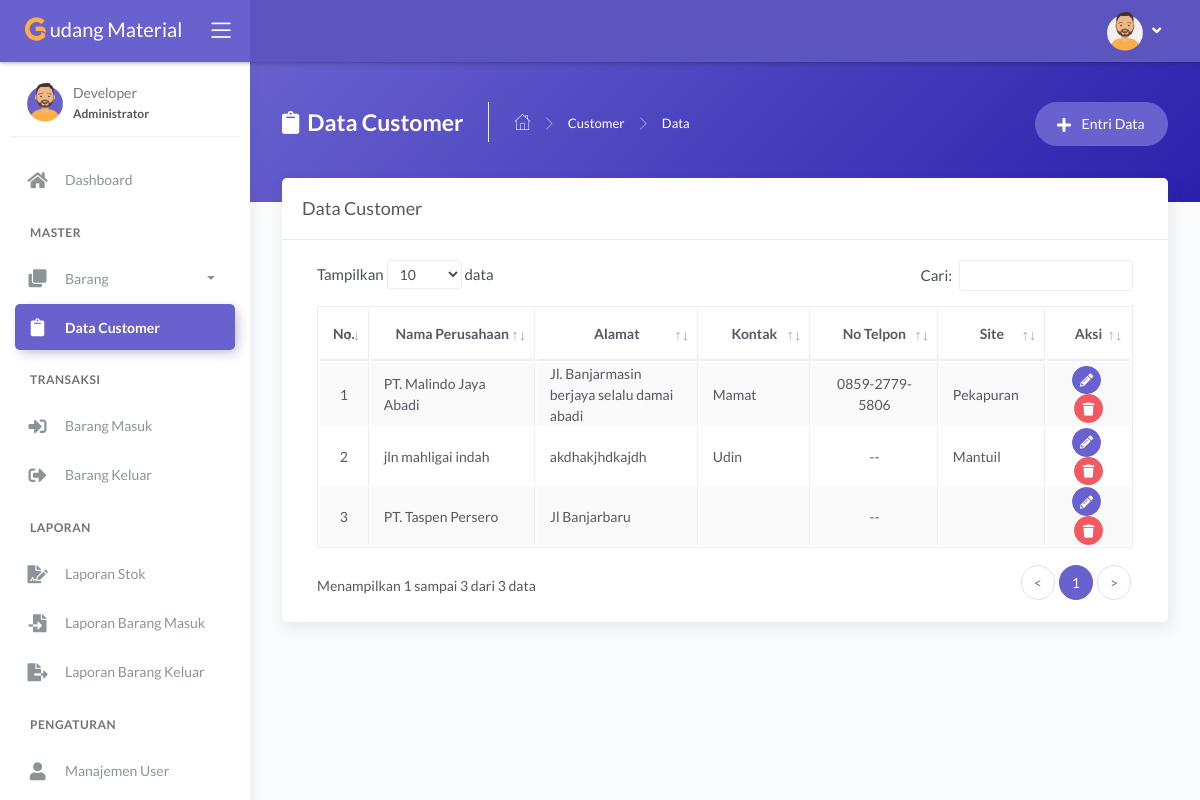
The app's page /main.php?module=data_customer (signed in), older data.
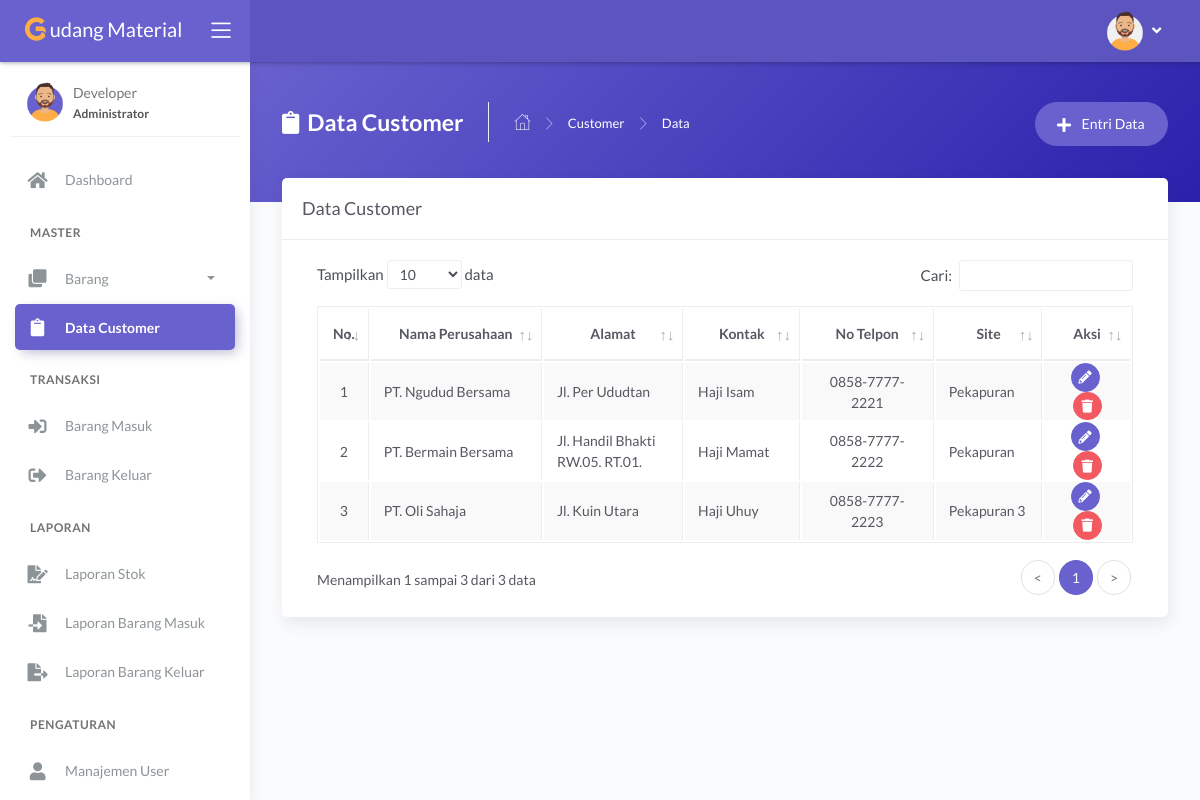
The same page, newer data.
### tables this page shows
CREATE TABLE `tbl_customer` (
  `id_customer` int(11) NOT NULL,
  `nama_perusahaan` varchar(50) NOT NULL,
  `alamat` varchar(50) NOT NULL,
  `kontak` varchar(25) DEFAULT NULL,
  `no_tlp` varchar(15) DEFAULT NULL,
  `sites` varchar(50) DEFAULT NULL
);

### modules/data-customer/tampil_data.php (the view, shortened to what this page needs)
<?php
if (basename($_SERVER['PHP_SELF']) === basename(__FILE__)) {
  header('location: 404.html');
}
else {
?>
  <div class="panel-header bg-secondary-gradient">
    <div class="page-inner py-45">
      <div class="d-flex align-items-left align-items-md-top flex-column flex-md-row">
        <div class="page-header text-white">
          <h4 class="page-title text-white"><i class="fas fa-clipboard mr-2"></i>Data Customer</h4>
          <ul class="breadcrumbs">
            <li class="nav-home"><a href="?module=dashboard"><i class="flaticon-home text-white"></i></a></li>
            <li class="separator"><i class="flaticon-right-arrow"></i></li>
            <li class="nav-item"><a href="?module=data_customer" class="text-white">Customer</a></li>
            <li class="separator"><i class="flaticon-right-arrow"></i></li>
            <li class="nav-item"><a>Data</a></li>
          </ul>
        </div>
        <div class="ml-md-auto py-2 py-md-0">
          <a href="?module=form_entri_customer" class="btn btn-secondary btn-round">
            <span class="btn-label"><i class="fa fa-plus mr-2"></i></span> Entri Data
          </a>
        </div>
      </div>
    </div>
  </div>
  <div class="page-inner mt--5">
    <div class="card">
      <div class="card-header">
        <div class="card-title">Data Customer</div>
      </div>
      <div class="card-body">
        <div class="table-responsive">
          <table id="basic-datatables" class="display table table-bordered table-striped table-hover">
            <thead>
              <tr>
                <th width="20"  class="text-center">No.</th>
                <th width="250" class="text-center">Nama Perusahaan</th>
                <th width="200" class="text-center">Alamat</th>
                <th width="150"  class="text-center">Kontak</th>
                <th width="200" class="text-center">No Telpon</th>
                <th width="100" class="text-center">Site</th>
                <th width="100" class="text-center">Aksi</th>
              </tr>
            </thead>
            <tbody>
              <?php
              $no = 1;
              $query = mysqli_query($mysqli, "SELECT *
                                              FROM tbl_customer
                                              ")
                                              or die('Ada kesalahan pada query tampil data : ' . mysqli_error($mysqli));
              while ($data = mysqli_fetch_assoc($query)) { ?>
              <?php
                $no_tlp = $data['no_tlp'];
                $format = substr($no_tlp, 0, 4) . "-" . substr($no_tlp, 4, 4) . "-" . substr($no_tlp, 8, 4);
              ?>
                <tr>
                  <td class="text-center"><?php echo $no++; ?></td>
                  <td class="text-left"><?php echo $data['nama_perusahaan']; ?></td>
                  <td class="text-left"><?php echo $data['alamat']; ?></td>
                  <td class="text-left"><?php echo $data['kontak']; ?></td>
                  <td class="text-center"><?php echo $format; ?></td>
                  <td class="text-left"><?php echo $data['sites']; ?></td>
                  <td class="text-center">
                    <div>
                      <a href="#>" class="btn btn-icon btn-round btn-secondary btn-sm mr-md-1" data-toggle="tooltip" data-placement="top" title="Ubah">
                        <i class="fas fa-pencil-alt fa-sm"></i>
                      </a>
                      <a href="modules/data-customer/proses_hapus.php?id=<?php echo $data['id_customer']; ?>" onclick="return confirm('Anda yakin ingin menghapus <?php echo $data['nama_perusahaan']; ?>?')" class="btn btn-icon btn-round btn-danger btn-sm" data-toggle="tooltip" data-placement="top" title="Hapus">
                        <i class="fas fa-trash fa-sm"></i>
                      </a>
                    </div>
                  </td>
                </tr>
              <?php } ?>
            </tbody>
          </table>
        </div>
      </div>
    </div>
  </div>
<?php } ?>

Row changes from the older to the newer data that the page shows:
removed tbl_customer: nama_perusahaan "PT. Malindo Jaya Abadi", alamat "Jl. Banjarmasin berjaya selalu damai abadi", kontak "Mamat", no_tlp "0859-2779-5806", sites "Pekapuran"
removed tbl_customer: nama_perusahaan "jln mahligai indah", alamat "akdhakjhdkajdh", kontak "Udin", no_tlp "--", sites "Mantuil"
removed tbl_customer: nama_perusahaan "PT. Taspen Persero", alamat "Jl Banjarbaru", no_tlp "--"
added tbl_customer: nama_perusahaan "PT. Ngudud Bersama", alamat "Jl. Per Ududtan", kontak "Haji Isam", no_tlp "0858-7777-2221", sites "Pekapuran"
added tbl_customer: nama_perusahaan "PT. Bermain Bersama", alamat "Jl. Handil Bhakti RW.05. RT.01.", kontak "Haji Mamat", no_tlp "0858-7777-2222", sites "Pekapuran"
added tbl_customer: nama_perusahaan "PT. Oli Sahaja", alamat "Jl. Kuin Utara", kontak "Haji Uhuy", no_tlp "0858-7777-2223", sites "Pekapuran 3"
